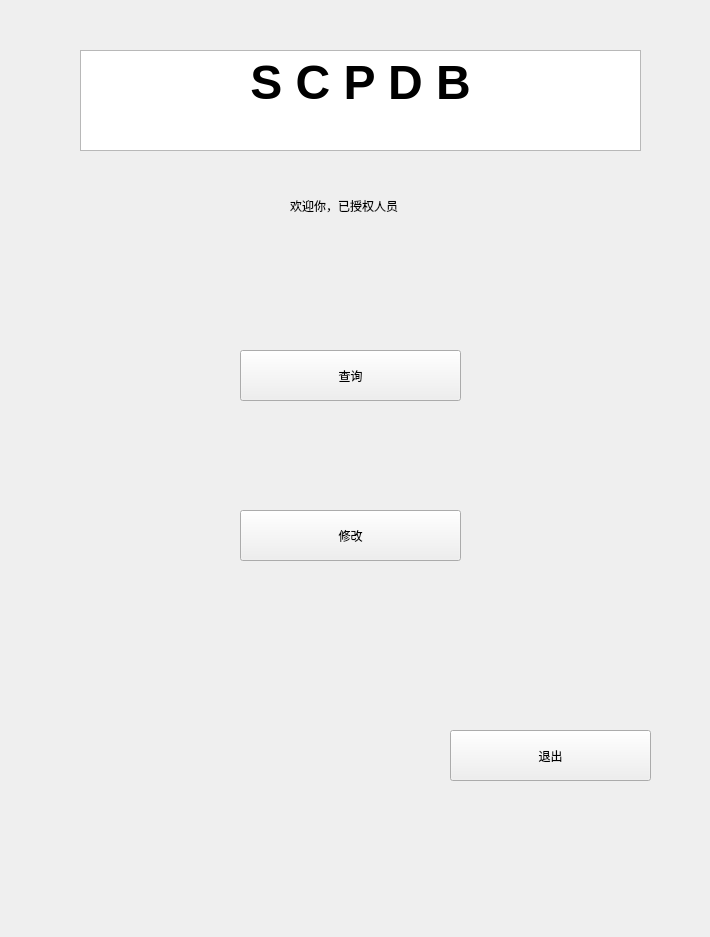
<?xml version="1.0" encoding="UTF-8"?>
<ui version="4.0">
 <class>MenuWidget</class>
 <widget class="QWidget" name="MenuWidget">
  <property name="geometry">
   <rect>
    <x>0</x>
    <y>0</y>
    <width>710</width>
    <height>937</height>
   </rect>
  </property>
  <property name="windowTitle">
   <string>Form</string>
  </property>
  <widget class="QPushButton" name="selectButton">
   <property name="geometry">
    <rect>
     <x>240</x>
     <y>350</y>
     <width>221</width>
     <height>51</height>
    </rect>
   </property>
   <property name="text">
    <string>查询</string>
   </property>
  </widget>
  <widget class="QPushButton" name="modifyButton">
   <property name="geometry">
    <rect>
     <x>240</x>
     <y>510</y>
     <width>221</width>
     <height>51</height>
    </rect>
   </property>
   <property name="text">
    <string>修改</string>
   </property>
  </widget>
  <widget class="QPushButton" name="exitButton">
   <property name="geometry">
    <rect>
     <x>450</x>
     <y>730</y>
     <width>201</width>
     <height>51</height>
    </rect>
   </property>
   <property name="text">
    <string>退出</string>
   </property>
  </widget>
  <widget class="QTextEdit" name="textEdit">
   <property name="geometry">
    <rect>
     <x>80</x>
     <y>50</y>
     <width>561</width>
     <height>101</height>
    </rect>
   </property>
   <property name="html">
    <string>&lt;!DOCTYPE HTML PUBLIC &quot;-//W3C//DTD HTML 4.0//EN&quot; &quot;http://www.w3.org/TR/REC-html40/strict.dtd&quot;&gt;
&lt;html&gt;&lt;head&gt;&lt;meta name=&quot;qrichtext&quot; content=&quot;1&quot; /&gt;&lt;style type=&quot;text/css&quot;&gt;
p, li { white-space: pre-wrap; }
&lt;/style&gt;&lt;/head&gt;&lt;body style=&quot; font-family:'SimSun'; font-size:9pt; font-weight:400; font-style:normal;&quot;&gt;
&lt;p align=&quot;center&quot; style=&quot; margin-top:0px; margin-bottom:0px; margin-left:0px; margin-right:0px; -qt-block-indent:0; text-indent:0px;&quot;&gt;&lt;span style=&quot; font-size:36pt; font-weight:600;&quot;&gt;S C P D B&lt;/span&gt;&lt;/p&gt;&lt;/body&gt;&lt;/html&gt;</string>
   </property>
  </widget>
  <widget class="QLabel" name="label">
   <property name="geometry">
    <rect>
     <x>290</x>
     <y>190</y>
     <width>211</width>
     <height>31</height>
    </rect>
   </property>
   <property name="text">
    <string>欢迎你，已授权人员</string>
   </property>
  </widget>
 </widget>
 <resources/>
 <connections/>
</ui>
